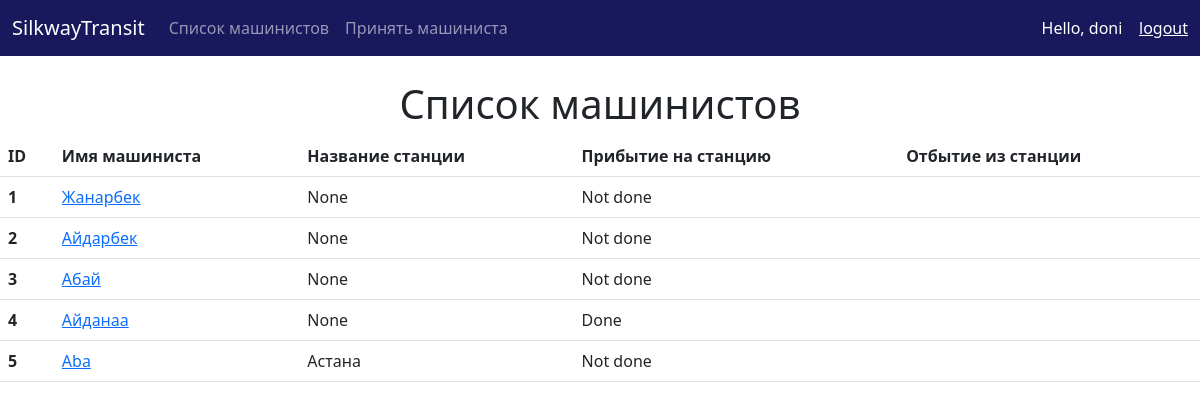
/list/3 (signed in), run on the app's committed database.
### main/models.py (models this page shows, shortened)
class Mash(models.Model):
    name = models.CharField(max_length=100)
    job_start = models.BooleanField()
    med_check = models.BooleanField(default=False, blank=True)
    accept_train = models.BooleanField(blank=True)
    station = models.ForeignKey(Stations, on_delete=models.CASCADE, null=True, blank=True)
    pass_train = models.BooleanField(default=False, blank=True)
    job_end = models.BooleanField(default=False, blank=True)

class Stations(models.Model):
    accept_train_time_begin = models.DateTimeField()
    accept_train_time_end = models.DateTimeField()
    stations = models.OneToOneField(Cities, on_delete=models.CASCADE)
    def __str__(self):
        return self.stations.name_city

class Cities(models.Model):
    name_city = models.CharField(max_length=100, blank=True)
    Users = models.OneToOneField(User, on_delete=models.CASCADE)

### main/views.py (the view)
# urls.py: path('list/<mash_id>', views.listOfMashinist, name = "list"),
@login_required(login_url='login')
def listOfMashinist(request, mash_id):
    mashids = Mash.objects.get(pk = mash_id)
    listOfMashinistt = Mash.objects.all()
    return render(request, 'main/list_of_mashinist.html', {
        'listOfMashinist': listOfMashinistt,
        'mashids': mashids
    })

### main/templates/main/list_of_mashinist.html (shortened to what this page needs)
{% extends 'main/main.html' %}
{% block content%}
<center>
    <h1>Список машинистов</h1>
    <table class="table">
      <thead>
    <tr>
      <th scope="col">ID</th>
      <th scope="col">Имя машиниста</th>
      <th scope="col">Название станции</th>
      <th scope="col">Прибытие на станцию</th>
      <th scope="col">Отбытие из станции</th>
    </tr>
  </thead>
    <tbody>
    {% for mash in listOfMashinist %}
     <tr>
      <th scope="row">{{ mash.id }}</th>
      <td><a href="{% url 'accept_mashinist' mash.id %}" >{{ mash.name }}</a></td>
      <td>{{ mash.station }}</td>
      <td>{% if mash.job_start %}
                Done
        {% else %}
                 Not done
        {% endif %}
      </td>
      <td>{{ mash.stations }}</td>
    </tr>
    {% endfor %}
    </tbody>
    </table>
</center>
{% endblock %}

### main/templates/main/navbar.html (shortened to what this page needs)
<nav class="navbar navbar-expand-lg navbar-dark" style="background-color: #19185d">
  <div class="container-fluid">
    <a class="navbar-brand" href="{% url 'home' %}">SilkwayTransit</a>
    <div class="collapse navbar-collapse" id="navbarSupportedContent">
      <ul class="navbar-nav me-auto mb-2 mb-lg-0">
{% if user.profile.isMash == False %}
              <li class="nav-item">
           <a class="nav-link" href="{% url 'list' user.id %}">Список машинистов</a>
              </li>
           <li class="nav-item">
           <a class="nav-link" href="{% url 'accept_mashinist' user.id %}">Принять машиниста</a>
        </li>
 {% endif %}
      </ul>
      <form class="d-flex" role="search" method=POST >
          <span  style="color: white">Hello, {{ request.user }} &nbsp;&nbsp;&nbsp; </span>
          <span><a style="color: white" href="{% url 'logout' %}">logout</a> </span>
      </form>
    </div>
  </div>
</nav>

### data on the page
Mash: id "1", name "Жанарбек", station "None", job_start "Not done"
Mash: id "2", name "Айдарбек", station "None", job_start "Not done"
Mash: id "3", name "Абай", station "None", job_start "Not done"
Mash: id "4", name "Айданаa", station "None", job_start "Done"
Mash: id "5", name "Aba", station "Астана", job_start "Not done"

### other printed values
{{ request.user }} "doni"
